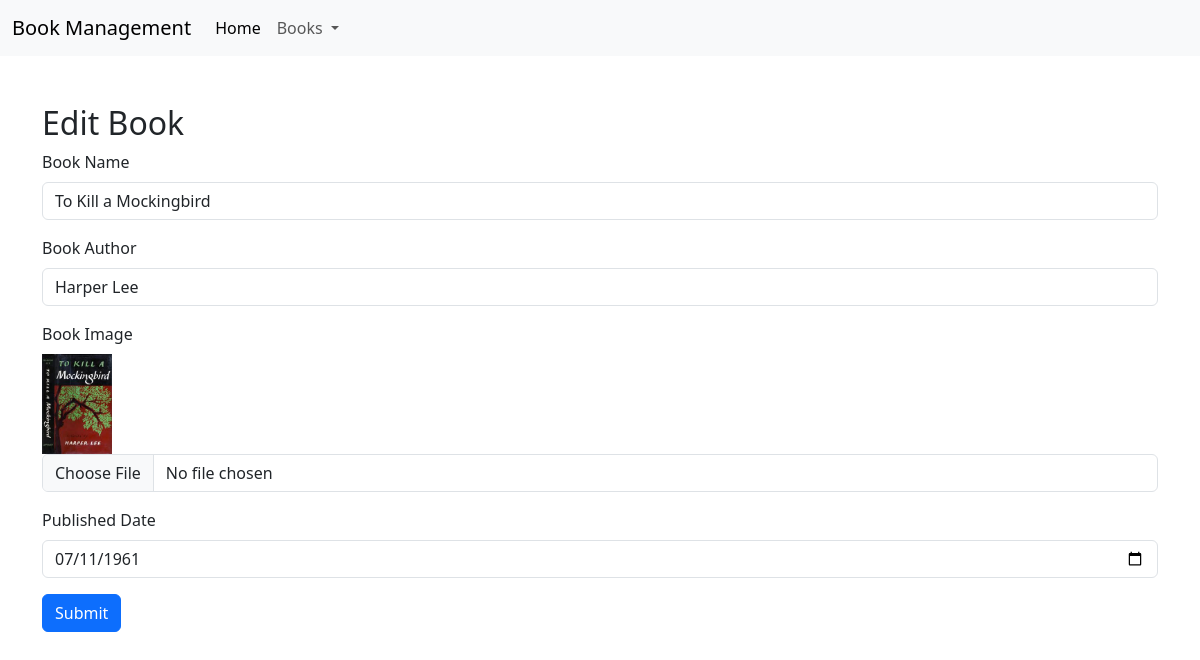
Page /editBook/4 on the earlier database version.
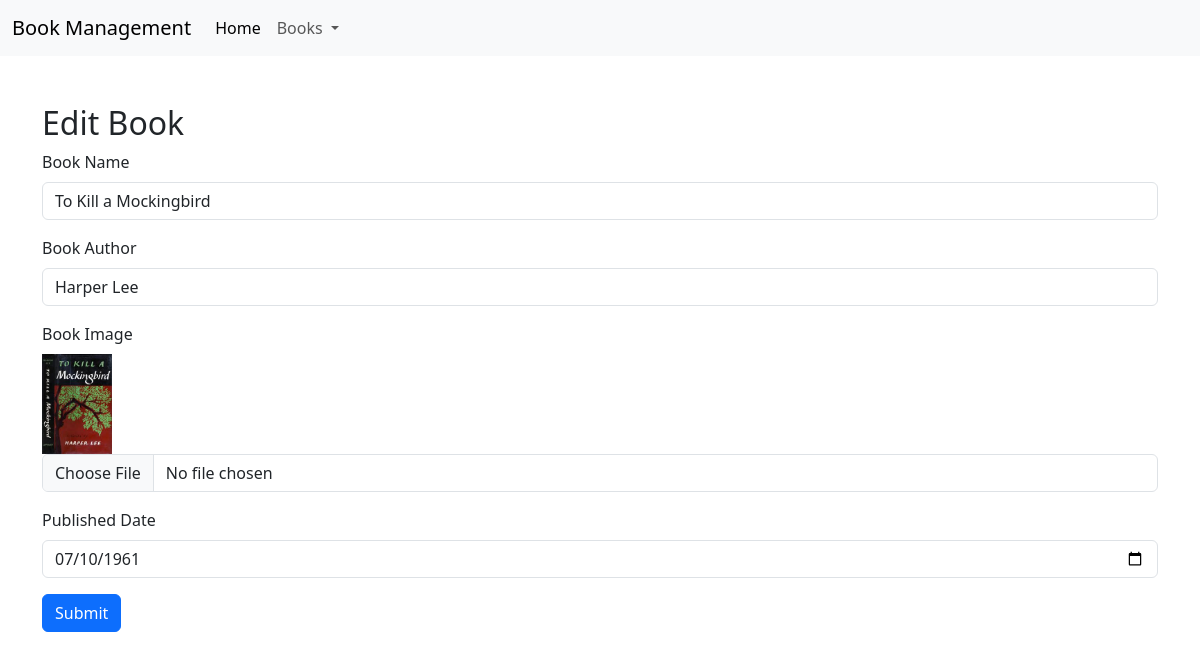
Same page on the later database version.
### myApp/models.py (models this page shows, shortened)
class Book(models.Model):
    book_name = models.CharField(max_length=100, null=True)
    book_author = models.CharField(max_length=100, null=True)
    book_image = models.ImageField(upload_to='Media/Book_Image')
    published_date = models.DateField(max_length=20, null=True)

### myProject/views.py (the view, shortened to what this page needs)
# urls.py: path('editBook/<int:book_id>', editBook, name='editBook'),
def editBook(req,book_id):
    book_info = get_object_or_404(Book, id=book_id)
    context = {
        'book':book_info
    }
    return render(req, 'edit-book.html', context)

### templates/edit-book.html (shortened to what this page needs)
{% extends 'base.html' %}
{% block body %}
<div class="container mt-5">
    <h2>Edit Book</h2>
    <form method="POST" enctype="multipart/form-data">
        <div class="mb-3">
            <label for="bookName" class="form-label">Book Name</label>
            <input type="text" class="form-control" id="bookName" name="book_name" value="{{book.book_name}}" required>
        </div>
        <div class="mb-3">
            <label for="bookAuthor" class="form-label">Book Author</label>
            <input type="text" class="form-control" id="bookAuthor" name="book_author" value="{{book.book_author}}"
                required>
        </div>
        <div class="mb-3">
            <label for="bookImage" class="form-label">Book Image</label>
            <br>
            {% if book.book_image %}
            <img src="/{{book.book_image}}" style="height: 100px; width:70px;" alt="">
            {% endif %}
            <input type="file" class="form-control" id="bookImage" name="book_image">
        </div>
        <div class="mb-3">
            <label for="publishedDate" class="form-label">Published Date</label>
            <input type="date" class="form-control" id="publishedDate" name="published_date"
                value="{{book.published_date|date:'Y-m-d'}}" required>
        </div>
        <button type="submit" class="btn btn-primary">Submit</button>
    </form>
</div>
{% endblock body %}

Differences in the rows shown:
changed Book "To Kill a Mockingbird": published_date "07/11/1961" → "07/10/1961"
